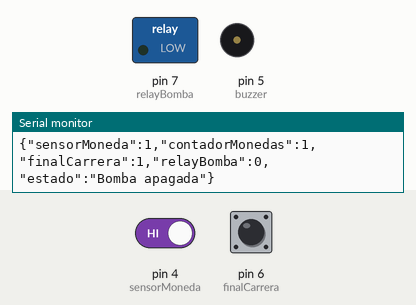
This sketch was run on a simulated Arduino Uno, built with avr-gcc and run on an emulated ATmega328P. Parts: switched loads named in the sketch (green lamp = pin HIGH), buzzer (waves = sounding), the last lines printed to the serial monitor. Inputs (shaded band) come from the test bench; at power-on: pin 4 (sensorMoneda) HIGH, pin 6 (finalCarrera) HIGH.

Above: at 12.85 s.
At 32.0 s:
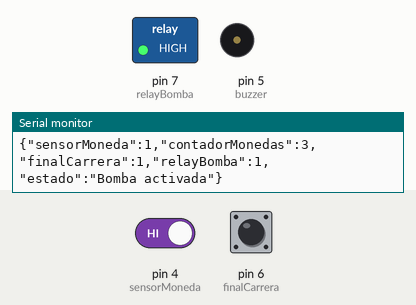
32.1 s: pin 4 (sensorMoneda) driven HIGH
At 39.6 s:
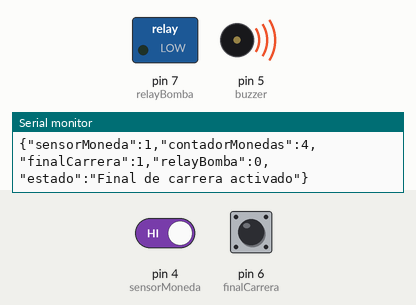
Timing chart, 0 to 41.7 s (numbered marks = the images above; inputs shaded):
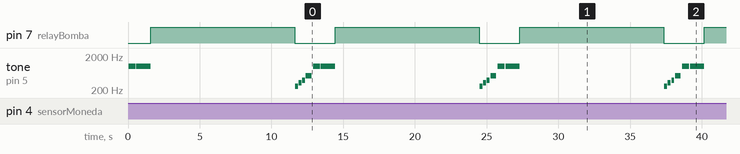

Measured:
- by itself, pin 7 (relayBomba): alternates HIGH for 10.0 s and LOW for 2.8 s
- by itself, tone on pin 5 (buzzer): repeats every 12.9 s: silent 0.05 s, 1000 Hz 1.0 s, silent 10.1 s, 262 Hz 0.20 s, silent 0.05 s, 330 Hz 0.20 s, silent 0.05 s, 392 Hz 0.20 s, silent 0.05 s, 523 Hz 0.40 s, silent 0.10 s, 1000 Hz 0.50 s

The sketch:

ARDUINO.INO
```cpp
const int sensorMoneda = 4;
const int buzzer = 5;
const int finalCarrera = 6;
const int relayBomba = 7;

// Notas musicales en frecuencias (Hz)
const int NOTE_C4 = 262;
const int NOTE_E4 = 330;
const int NOTE_G4 = 392;
const int NOTE_C5 = 523;

// Contador de monedas
int contadorMonedas = 0;

// Función para enviar datos en formato JSON
void enviarDatosJSON(int sensorMonedaEstado, bool finalCarreraEstado, bool relayBombaEstado, const char* estado) {
  String json = "{";
  json += "\"sensorMoneda\":" + String(sensorMonedaEstado) + ","; // Estado del sensor de moneda
  json += "\"contadorMonedas\":" + String(contadorMonedas) + ",";  // Número de monedas detectadas
  json += "\"finalCarrera\":" + String(finalCarreraEstado ? 1 : 0) + ","; // Estado final de carrera
  json += "\"relayBomba\":" + String(relayBombaEstado ? 1 : 0) + ","; // Estado del relay de la bomba
  json += "\"estado\":\"" + String(estado) + "\"";
  json += "}";

  Serial.println(json);  // Enviar el JSON por el puerto serial
}

void setup() {
  pinMode(sensorMoneda, INPUT_PULLUP); // Detector de monedas con pull-up
  pinMode(buzzer, OUTPUT);             // Buzzer como salida
  pinMode(finalCarrera, INPUT_PULLUP); // Final de carrera con pull-up
  pinMode(relayBomba, OUTPUT);         // Relay como salida

  digitalWrite(relayBomba, LOW);
  Serial.begin(9600);
}

void loop() {
  int sensorState = digitalRead(sensorMoneda);
  bool finalCarreraEstado = digitalRead(finalCarrera) == HIGH;
  bool relayBombaEstado = digitalRead(relayBomba) == HIGH;

  // Detectar moneda (estado alto)
  if (sensorState == HIGH) {
    contadorMonedas++; // Incrementar el contador de monedas
    enviarDatosJSON(sensorState, finalCarreraEstado, relayBombaEstado, "Moneda detectada");
    tone(buzzer, 1000, 500);
    delay(500);                           // Pequeño retraso para evitar rebotes

    // Esperar a que se active el final de carrera
    while (digitalRead(finalCarrera) == LOW) {
      delay(10);
    }

    // Final de carrera activado
    finalCarreraEstado = true;
    enviarDatosJSON(sensorState, finalCarreraEstado, relayBombaEstado, "Final de carrera activado");
    tone(buzzer, 1000, 1000);
    delay(1000);

    // Activar bomba
    digitalWrite(relayBomba, HIGH);
    relayBombaEstado = true;
    enviarDatosJSON(sensorState, finalCarreraEstado, relayBombaEstado, "Bomba activada");
    delay(10000);                          // Bomba funcionando durante 10 segundos

    // Apagar bomba
    digitalWrite(relayBomba, LOW);
    relayBombaEstado = false;
    enviarDatosJSON(sensorState, finalCarreraEstado, relayBombaEstado, "Bomba apagada");

    playSuccessMelody();
  }

  delay(10);
}

void playSuccessMelody() {
  // Melodía de éxito
  int melody[] = {NOTE_C4, NOTE_E4, NOTE_G4, NOTE_C5};
  int durations[] = {200, 200, 200, 400};              // Duración de cada nota

  for (int i = 0; i < 4; i++) {
    tone(buzzer, melody[i], durations[i]); // Tocar la nota
    delay(durations[i] + 50);              // Esperar el tiempo de la nota más un pequeño descanso
  }
}
```
